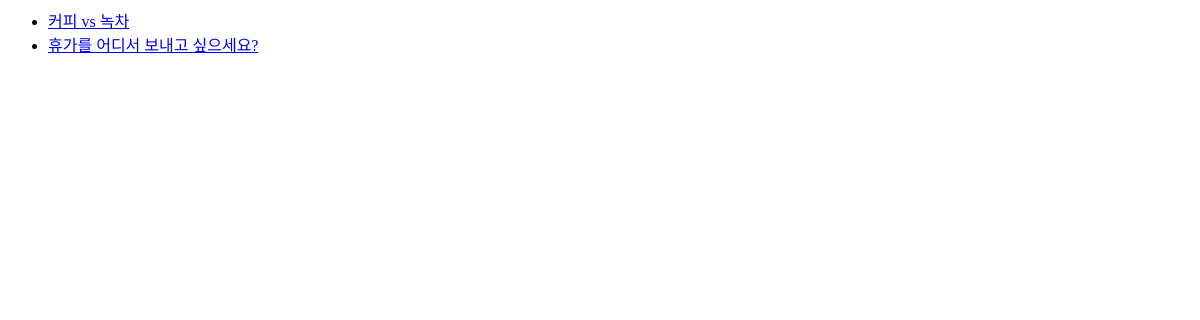
The page /polls/ on the database as committed earlier.
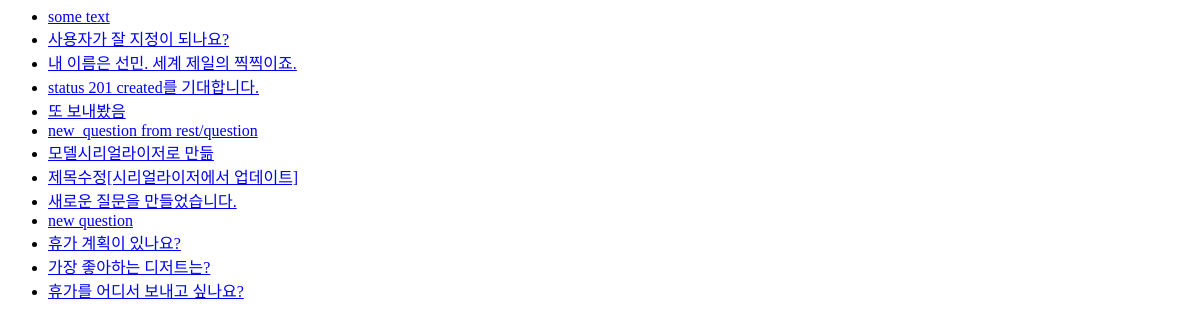
The same page on the database as committed later.
### polls/models.py (models this page shows, shortened)
class Question(models.Model):
    question_text = models.CharField(max_length=200, verbose_name='질문')
    pub_date = models.DateTimeField(auto_now_add=True, verbose_name='생성일')
    owner = models.ForeignKey('auth.user', related_name="questions", on_delete=models.CASCADE, null=True)

### polls/views.py (the view)
# urls.py: path('', views.index, name='index'),
def index(request):
    latest_question_list = Question.objects.order_by('-pub_date')[:15]
    context = {'questions': latest_question_list}
    return render(request, 'polls/index.html', context)

### polls/templates/polls/index.html
{% if questions %}
<ul>
    {% for question in questions %}
    <li><a href="{% url 'polls:detail' question.id %}">{{question.question_text}}</a></li>
    {% endfor %}
</ul>
{% else %}
<p>no questions</p>
{% endif %}

Rows that differ between the two databases and show on the page:
removed Question: question_text "커피 vs 녹차"
added Question: question_text "some text"
added Question: question_text "사용자가 잘 지정이 되나요?"
added Question: question_text "내 이름은 선민. 세계 제일의 찍찍이죠."
added Question: question_text "status 201 created를 기대합니다."
added Question: question_text "또 보내봤음"
added Question: question_text "new_question from rest/question"
added Question: question_text "모델시리얼라이저로 만듦"
added Question: question_text "제목수정[시리얼라이저에서 업데이트]"
added Question: question_text "새로운 질문을 만들었습니다."
added Question: question_text "new question"
added Question: question_text "휴가 계획이 있나요?"
added Question: question_text "가장 좋아하는 디저트는?"
changed Question: question_text "휴가를 어디서 보내고 싶으세요?" → "휴가를 어디서 보내고 싶나요?"
